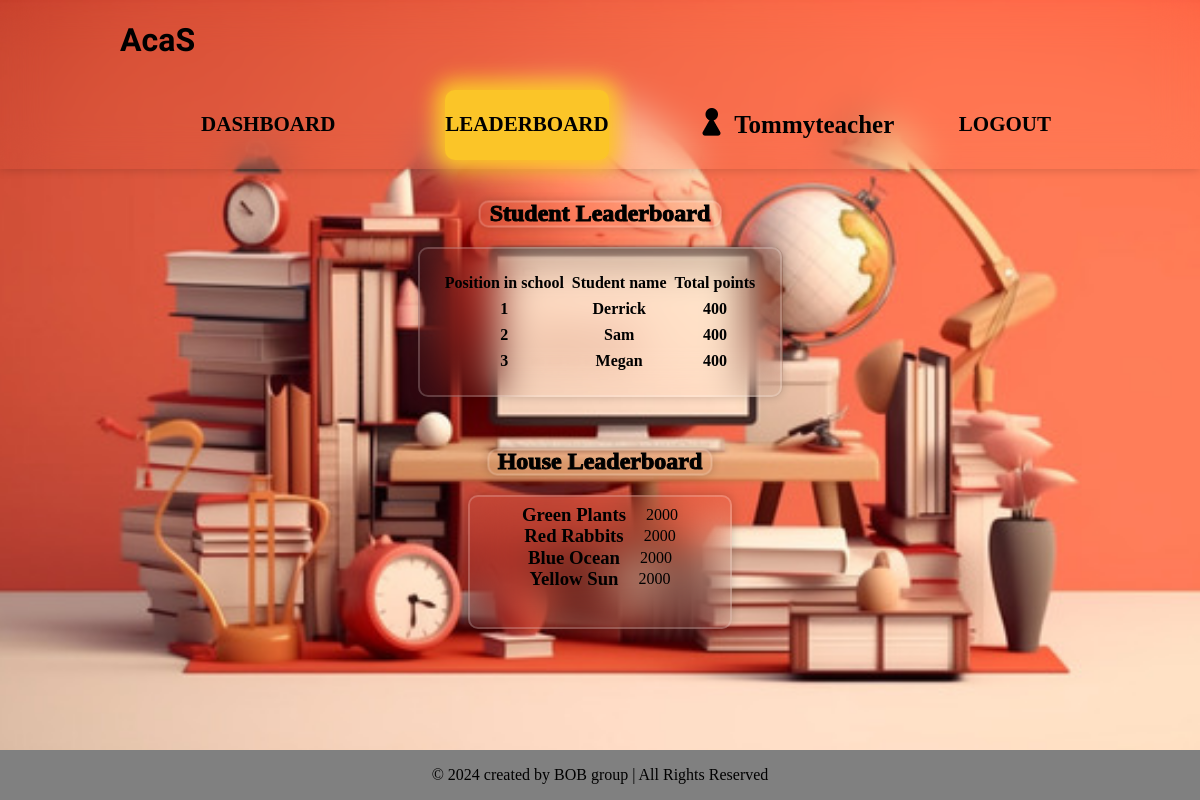
Screenshot of /leaderboard (signed in) with the database file from the repository.
### tables this page shows
CREATE TABLE teachers
(id INTEGER PRIMARY KEY, username TEXT, password TEXT, email varchar(255), resetpassword int);

CREATE TABLE students
(id INTEGER PRIMARY KEY, username TEXT, password TEXT, resetpassword int);

### app.py (the view)
@app.route('/leaderboard', methods=['GET'])
def leaderboardcalc():
    if (ensureStudent() or ensureTeacher()):
        if request.method == "GET":
            leaderboard = Leaderboard()
            leaderboard_res = leaderboard.getHouseTotals()
            return render_template("leaderboard.html",
            house_names = leaderboard_res["house_names"],
            house_totals = leaderboard_res["house_totals"],
            top_students_names = leaderboard_res["top_students_names"],
            top_students_points = leaderboard_res["top_students_points"])
    return "Unauthorized", 401

### app.py (called while the page is built)
def ensureStudent(id = None):
    if (id):
        return (session.get("type") == "student") and (session.get("userid") == id)
    else:
        return (session.get("type") == "student")

def ensureTeacher(id = None):
    if (id):
        return (session.get("type") == "teacher") and (session.get("userid") == id)
    else:
        return (session.get("type") == "teacher")

### controllers/student.py (called while the page is built)
    def get_student_name(self, studentid):
        conn = sqlite3.connect("school.db")
        cursor = conn.cursor()
        cursor.execute("SELECT username FROM students WHERE id = '" + str(studentid) + "';")
        res = cursor.fetchall()
        conn.close()
        return res[0][0]

    def get_summary(self, studentid):
        behavior = self.get_points(studentid, "behavior")["totalPoints"]
        attendance = self.get_points(studentid, "attendance")["totalPoints"]
        grades = self.get_points(studentid, "grades")["totalPoints"]
        others = self.get_points(studentid, "others")["totalPoints"]
        total_points = behavior + attendance + grades + others
        return {
            "behavior_points": behavior,
            "attendance_points": attendance,
            "grades_points": grades,
            "others_points": others,
            "total_points": total_points
        }

### templates/leaderboard.html (shortened to what this page needs)
{% with title=title, leaderboard='true', active='leaderboard' %}
    {% include "components/header.html" %}
{% endwith %}
<div class="leaderboards-container">
    <div class="leaderboard-student-leaderboard">
        <h2>Student Leaderboard</h2>
        <table>
            <tr>
                <th>Position in school</th>
                <th>Student name</th>
                <th>Total points</th>
            </tr>
            {% for pos in range(0, 3) %}
            <tr>
                <th>{{ pos + 1 }}</th>
                <th>{{ top_students_names[pos] }}</th>
                <th>{{ top_students_points[pos] }}</th>
            </tr>
            {% endfor %}
        </table>
    </div>
    <div class="leaderboard-house-leaderboard">
        <h2>House Leaderboard</h2>
        <div class="house-info">
            <div class="house">
            </div>
            <div class="house">
            </div>
            {% for house in range(0, house_names|length) %}
            <div class="house">
                <h3>{{ house_names[house] }}</h3>
                <p>{{ house_totals[house] }}</p>
            </div>
            {% endfor %}
        </div>
    </div>
</div>
{% include "components/footer.html" %}
</body>
</html>

### templates/components/header.html (shortened to what this page needs)
<!DOCTYPE html>
<html lang="en">
<head>
    <link rel= "stylesheet" type= "text/css" href= "{{ url_for('static',filename='styles/style.css') }}">
    {% if teacher %}
        <link rel= "stylesheet" type= "text/css" href= "{{ url_for('static',filename='styles/Tstyle.css') }}">
    {% elif leaderboard %}
        <link rel= "stylesheet" type= "text/css" href= "{{ url_for('static',filename='styles/Lstyle.css') }}">
    {% elif login %}
        <link rel= "stylesheet" type= "text/css" href= "{{ url_for('static',filename='styles/login.css') }}">
    {% endif %}
    <link href='https://unpkg.com/boxicons@2.1.4/css/boxicons.min.css' rel='stylesheet'>
</head>
<body>
 {% if nobar != 'true' %}
 <header>
    <div class="container">
        <logo><h1>AcaS</h1></logo>
        <nav>
            <ul>
                <li>
                    {% if session['type'] == 'student' %}
                        <a {{ "class=active" if active == 'dashboard' else "" }} href="{{ '/student/' + session['userid'] }}"><h1>Dashboard</h1></a>
                    {% elif session['type'] == 'teacher' %}
                        <a {{ "class=active" if active == 'dashboard' else "" }} href="{{ '/teacher/' + session['userid'] }}"><h1>Dashboard</h1></a>
                    {% else %}
                        <a {{ "class=active" if active == 'dashboard' else "" }} href="{{ '/parent/' + session['userid'] }}"><h1>Dashboard</h1></a>
                    {% endif %}
                </li>
                <li><a  {{ "class=active" if active == 'leaderboard' else "" }} href="/leaderboard"><h1>Leaderboard</h1></a></li>
                <li class="username">
                    <img src="{{ url_for('static',filename='images/profile.png') }}" alt="">
                    <span>{{ session['username'] }}</span>
                </li>
                <li>
                    <a href="/logout"><h1>Logout</h1></a>
                </li>
            </ul>
        </nav>
    </div>
</header>
 {% endif %}

### static/styles/style.css (style rules this page uses)
body { margin: 0; }
header { backdrop-filter: blur(20px); box-shadow: 0 0 10px rgba(0, 0, 0, .2); }
header::after { content: ''; display: table; clear: both; }
.container { width: 80%; margin: 0 auto; }
logo { float: left; padding: 0 0; font-family: "Felipa", serif; font-weight: 400; font-style: normal; }
nav { float: right; }
nav ul { display: flex; margin: 4px; padding: 5px; list-style: none; }
nav a { margin: 0 20px; text-transform: uppercase; font-size: 14px; display: block; color: black; text-align: center; padding: 5px 0px; text-decoration: none; transition: box-shadow 0.3s; border-radius: 10px; }
nav .username img { width: 15%; }
nav .username { font-weight: bold; font-size: 25px; display: inline-flex; align-items: center; }
nav .username span { margin: 0 0 0 10px; }
body { background-color: white; }
.active { background-color: #FBC528; box-shadow: 0 0 20px 10px rgb(251, 197, 40); }
body { background: url('../images/photo3.jpg') no-repeat; height: 100vh; background-position: center; background-size: cover; }

### static/styles/Lstyle.css (style rules this page uses)
body { margin: 0; }
body { background: url('../images/photo3.jpg') no-repeat; height: 100vh; background-position: center; background-size: cover; }
header { backdrop-filter: blur(20px); box-shadow: 0 0 10px rgba(0, 0, 0, .2); }
header::after { content: ''; display: table; clear: both; }
.container { width: 80%; margin: 0 auto; }
logo { float: left; padding: 0px 0; font-family: "Felipa", serif; font-weight: 400; font-style: normal; }
nav { float: right; }
nav ul { margin: 4px; padding: 5px; list-style: none; }
nav li { display: inline-block; margin-left: 70px; padding-top: 0px; position: relative; }
nav a { position: relative; text-transform: uppercase; font-size: 14px; display: block; color: black; text-align: center; padding: 5px 0px; text-decoration: none; transition: box-shadow 0.3s; border-radius: 10px; }
.leaderboard-student-leaderboard { display: flex; flex-direction: column; justify-content: center; align-items: center; height: 30vh; }
.leaderboard-house-leaderboard { display: flex; flex-direction: column; justify-content: center; align-items: center; height: 50vh; margin-top: -80px; }
.leaderboard-house-leaderboard .house-info { display: flex; flex-direction: column; align-items: center; }
.leaderboard-house-leaderboard .house { height: 40%; text-align: center; display: flex; flex-direction: row; align-items: center; }
.leaderboard-house-leaderboard .house h3 { margin-right: 20px; }
.leaderboard-house-leaderboard .house p { margin: 5px 0; }
.leaderboard-student-leaderboard h2, .leaderboard-house-leaderboard h2 { animation: rainbow 4s infinite; -webkit-text-stroke: 1px black; position: relative; z-index: 1; }
.leaderboard-student-leaderboard h2::before, .leaderboard-house-leaderboard h2::before { content: ''; position: absolute; top: 50%; left: 50%; transform: translate(-50%, -50%); width: 110%; height: 100%; background: transparent; color: white; border: 2px solid rgba(255, 255, 255, .2); backdrop-filter: blur(20px); box-shadow: 0 0 10px rgba(0, 0, 0, .2); border-radius: 10px; padding: 0 10px; box-sizing: border-box; z-index: -1; }
table { border: 2px solid rgba(255, 255, 255, .2); border-radius: 10px; padding: 20px; box-shadow: 0 0 10px rgba(0, 0, 0, .2); background-color: #EEDCCBFF; backdrop-filter: blur(20px); }
.house-info { border: 2px solid rgba(255, 255, 255, .2); border-radius: 10px; padding: 25px; box-shadow: 0 0 10px rgba(0, 0, 0, .2); background: transparent; backdrop-filter: blur(20px); animation: rainbow-border 4s infinite; width: 17.5%; height: 20%; }
.leaderboard-house-leaderboard .house { margin: -38px 10px 20px; margin-bottom: 56px; margin-top: -66.5px; position: relative; }
table { border-radius: 10px; padding: 20px; box-shadow: 0 0 10px rgba(0, 0, 0, .2); background: transparent; backdrop-filter: blur(20px); animation: rainbow-border 4s infinite; }
table th, table td { text-align: center; border: 2px solid transparent; }

### rows the page displays
teachers: username "Tommyteacher"
students: username "Derrick"
students: username "Sam"
students: username "Megan"

### other values shown
{{ pos + 1 }} "1" "2" "3"
{{ top_students_points[pos] }} "400" "400" "400"
{{ house_names[house] }} "Green Plants" "Red Rabbits" "Blue Ocean" "Yellow Sun"
{{ house_totals[house] }} "2000" "2000" "2000" "2000"
